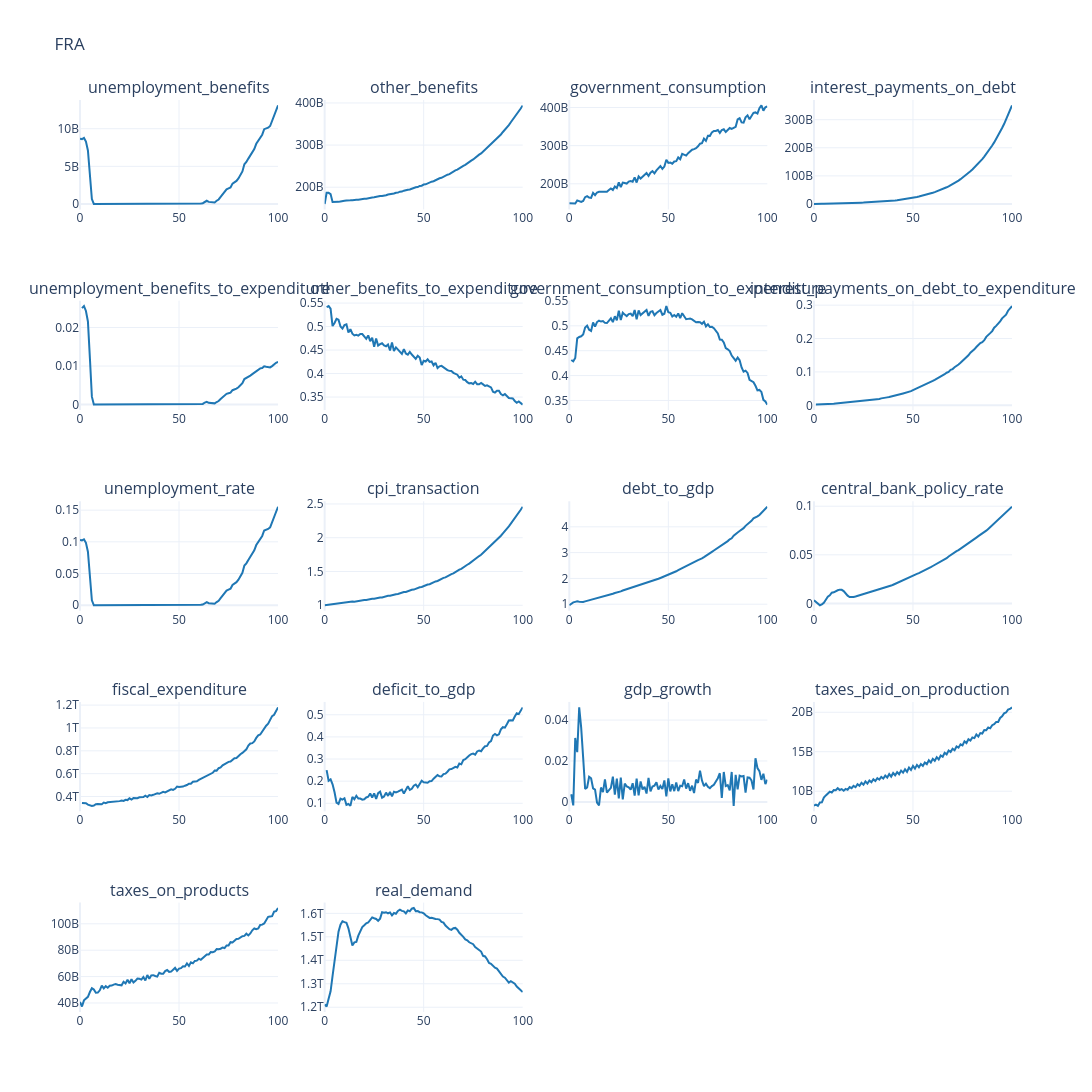

Notebook code cell kept with this figure:
### Code cell
plot_output(df=df_base[fiscal_cols], no_rows=5, no_cols=4, country_code=cfg.country_iso3, **FIG_SIZE_BENCHMARK)
plot_output(df=df_base[policy_cols], no_rows=4, no_cols=4, country_code=cfg.country_iso3, **FIG_SIZE_BENCHMARK)
plot_output(df=df_base[labour_cols], no_rows=2, no_cols=4, country_code=cfg.country_iso3, **FIG_SIZE_BENCHMARK)
